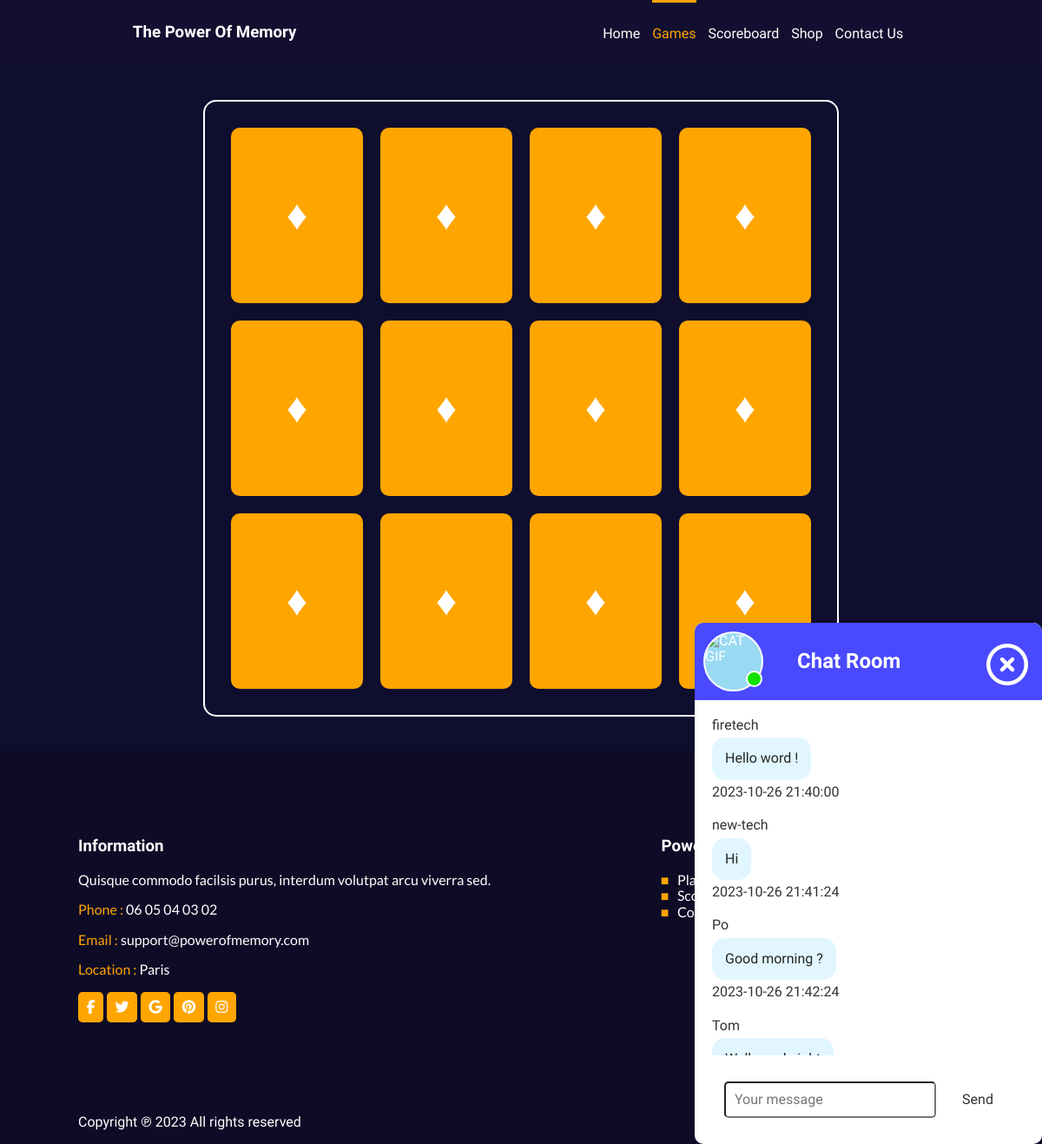
Page /games/memory/index.php on the committed database.
### tables this page shows
CREATE TABLE messages (
    id INT UNSIGNED NOT NULL PRIMARY KEY AUTO_INCREMENT,
    game_id INT UNSIGNED NOT NULL,
    player_id INT UNSIGNED NOT NULL,
    message TEXT NOT NULL,
    message_timestamp DATETIME DEFAULT CURRENT_TIMESTAMP
);

CREATE TABLE players (
    id INT UNSIGNED NOT NULL PRIMARY KEY AUTO_INCREMENT,
	pseudo VARCHAR(256) NOT NULL UNIQUE,
    email VARCHAR(256) NOT NULL UNIQUE,
    pwd VARCHAR(256) NOT NULL,
	profilePictureUrl VARCHAR(1024) NULL DEFAULT NULL,
    sign_up_timestamp DATETIME DEFAULT CURRENT_TIMESTAMP,
    latest_connection_timestamp DATETIME
);

### chat.php (the view, shortened to what this page needs)
<div class="game-chat">
        <div id="group-arrow">
            <div id="arrow-down_up">
                <a id="close">
                    <i class="fa-regular fa-circle-xmark"></i>
                </a>
            </div>
        </div>
        <div id="header-chat">
            <div>
                <div class="d-flex">
                    <div class="icon-chat">
                        <?php
                            $url = 'https://api.thecatapi.com/v1/images/search?mime_types=gif';
                            $data = file_get_contents($url);
                            $catData = json_decode($data, true);
                        ?>
                        <img src=<?= $catData[0]["url"] ?> alt="Cat GIF" alt="CAT GIF">
                    </div>
                    <div class="circle-green">
                    </div>
                    <h2 id="chat-title">Chat Room</h2>
                </div>
            </div>
        </div>
        <div id="chat-main">
            <div id="content-message">
                <?php
                    $pdoStatement = $pdo->prepare("
                        SELECT m.message, p.pseudo, m.message_timestamp,
                        CASE WHEN player_id = :MyId THEN TRUE ELSE FALSE END AS isSender
                        FROM messages AS m
                        LEFT JOIN players AS p ON m.player_id = p.id
                        LEFT JOIN games as g ON m.game_id = g.id;
                    ");
                    $pdoStatement->execute([
                        ":MyId" => $_SESSION["user"]["id"]
                    ]);
                    $messages = $pdoStatement->fetchAll();
                    foreach($messages as $m) {
                ?>
                        <div class="<?= $m->isSender == 1 ? 'chat-send-by-me' : 'chat-send-by-other' ?>">
                                <div class="chat-my_name"><?= $m->pseudo ?></div>
                                <div class="chat-message <?= $m->isSender == 1 ? 'chat-message-send-by-me' : 'chat-message-send-by-other' ?>">
                                    <?= $m->message ?>
                                </div>
                                <div class="DateChat">
                                    <?= $m->message_timestamp ?>
                                </div>
                        </div>
                <?php } ?>
            </div>
        </div>
        <form method="post" id="chat-footer">
            <input name="sendMessage" id="chat-input" type="text" placeholder="Your message">
            <button type="submit" id="chat-send-btn">Send</button>
        </form>
    </div>

### games/memory/index.php (shortened to what this page needs)
<?php
$page = "game";
?>
<!DOCTYPE html>
<html lang="fr">
<?php include('../../partials/head2game.php'); ?>
<body>
<?php include('../../partials/header.php'); ?>
    <main id="game">
        <table>
            <tbody>
                <?php for($i=0; $i < 3; $i++) {?>
                    <tr>
                        <td>♦</td>
                        <td>♦</td>
                        <td>♦</td>
                        <td>♦</td>
                    </tr>
                <?php } ?>
            </tbody>
        </table>
    </main>
    <?php include('../../partials/footer.php'); ?>
    <?php include('../../chat.php'); ?>
</body>
</html>

### partials/head2game.php (shortened to what this page needs)
<head>
    <link rel="stylesheet" href="assets/css/normalize.css">
    <link rel="stylesheet" href="../../assets/css/header.css">
    <link rel="stylesheet" href="../../assets/css/footer.css">
    <link rel="stylesheet" href="../../assets/css/main.css">
</head>

### partials/header.php
<header <?php if($page != "home"):?>class="alt-navbar"<?php endif; ?>>
    <nav>
        <a href="<?= PROJECT_FOLDER ?>index.php"><h3>The Power Of Memory</h3></a>
        <ul>
            <li><a <?php if($page == "home"):?>id="active"<?php endif; ?>href="<?= PROJECT_FOLDER ?>index.php">Home</a></li>
            <li><a <?php if($page == "game"):?>id="active"<?php endif; ?>href="<?= PROJECT_FOLDER ?>games/memory/index.php">Games</a></li>
            <li><a <?php if($page == "score"):?>id="active"<?php endif; ?>href="<?= PROJECT_FOLDER ?>games/memory/scores.php">Scoreboard</a></li>
            <li><a <?php if($page == "shop"):?>id="active"<?php endif; ?>href="<?= PROJECT_FOLDER ?>shop.php">Shop</a></li>
            <li><a <?php if($page == "contact"):?>id="active"<?php endif; ?>href="<?= PROJECT_FOLDER ?>contact.php">Contact Us</a></li>
        </ul>
    </nav>
</header>

### partials/footer.php (shortened to what this page needs)
<footer>
        <section>
            <div class="footer-info">
                <h3>Information</h3>
                <p class="lorem-text">
                    Quisque commodo facilsis purus,
                    interdum volutpat arcu viverra sed.
                </p>
                <p class="lorem-text">
                    <span class="Fspan">Phone :</span>
                    06 05 04 03 02
                </p>
                <p class="lorem-text">
                    <span class="Fspan">Email :</span>
                    support@powerofmemory.com
                </p>
                <p class="lorem-text">
                    <span class="Fspan">Location :</span>
                    Paris
                </p>
                <div>
                    <i class="iconf fa-brands fa-facebook-f"></i>
                    <i class="iconf fa-brands fa-twitter"></i>
                    <i class="iconf fa-brands fa-google"></i>
                    <i class="iconf fa-brands fa-pinterest"></i>
                    <i class="iconf fa-brands fa-instagram"></i>
                </div>
            </div>
            <div class="footer-info">
                <h3>Power Of Memory</h3>
                <ul class="lorem-text">
                    <li><a href="<?= PROJECT_FOLDER ?>games/memory/index.php"> Play !</a></li>
                    <li><a href="<?= PROJECT_FOLDER ?>games/memory/scores.php"> Scores</a></li>
                    <li><a href="<?= PROJECT_FOLDER ?>contact.php"> Contact us</a></li>
                </ul>
            </div>
        </section>
        <p id="copyright">Copyright &copysr; 2023 All rights reserved</p>
    </footer>

### assets/css/header.css (style rules this page uses)
header { position: relative; width: 100%; background-color: #13102f; }
nav { display: flex; align-items: center; justify-content: space-around; }
nav ul { margin: 0; width: 30%; display: flex; justify-content: space-around; }
nav ul li a { height: 9vh; color: white; display: flex; align-items: center; text-decoration: none; list-style: none; border-top: solid rgba(0,0,0,0); transition: 0.5s; }
nav ul li { list-style: none; }
#active { color: orange; border-top: solid orange; }

### assets/css/footer.css (style rules this page uses)
footer { background-color: #0e0b26; display: flex; align-items: center; flex-direction: column; justify-content: space-around; padding-top: 30px; }
footer section { width: 85vw; margin: auto; display: flex; justify-content: space-between; margin-bottom: 40px; }
footer li { list-style: none; }
footer li::before { width: 1em; margin-left: -1em; display: inline-block; content: "\25A0"; color: orange; font-weight: bold; }
footer a { color: white; text-decoration: none; }
footer ul { padding-left: 10%; }
.footer-info { margin: 50px 0px; }
.Fspan { color: orange; }
.iconf { padding: 2%; border-radius: 5px; background-color: orange; }
#copyright { width: 85vw; }

### assets/css/main.css (style rules this page uses)
:root { --container-width: 85vw; }
.d-flex { display: flex !important; }
body { box-sizing: border-box; color: white; background-color: #0f0e2e; font-family: 'Kanit', sans-serif; margin: 0!important; }
a { color: white; text-decoration: none !important; }
header { position: absolute; background-color: transparent; }
header.alt-navbar { position: relative; background-color: #130f30; }
img { transition: 0.8s; border-radius: 5px; }
.lorem-text { font-family: 'Lato', sans-serif; }
@media (min-width: 768px) { main#game table tbody tr td { width: 150px; height: 200px; } }
@media (min-width: 768px) { main#game table tbody { padding: 20px; margin: 40px; } }
main#game table tbody tr td { transition: 0.8s; border-radius: 10px; margin: 10px; font-size: 3rem; background: orange; display: flex; align-items: center; justify-content: center; }
main#game table tbody tr { display: flex; }
main#game table tbody { display: flex; flex-direction: column; border: 2px solid; border-radius: 15px; }
main#game table { display: flex; justify-content: center; }
.game-chat { transform: translate(0,0); bottom: 0; right: 0; width: 400px; height: 600px; position: fixed; color: white; background-color: #fff; border-radius: 10px; display: flex; flex-direction: column; justify-content: space-between; }
#header-chat { padding: 10px; border-top-left-radius: 10px; border-top-right-radius: 10px; background-color: #4949ff; display: flex; align-items: center; justify-content: space-between; }
#header-chat div { display: flex; align-items: center; }
.icon-chat { border-radius: 50%; border: solid #fff 2px; background-color: #99daf2; }
.icon-chat img { border-radius: 50% !important; }
.icon-chat, .icon-chat img { width: 65px; height: 65px; }
#chat-title { padding: 0px 20px; }
.circle-green { width: 15px; height: 15px; border: solid #fff 2px; background-color: #0fe200; border-radius: 50%; position: relative; left: -20px; bottom: -20px; }
#group-arrow { position: fixed; z-index: 2; top: 5%; right: 5%; }
#arrow-down_up { font-size: 3rem; border-radius: 50%; text-align: center; width: 40px; height: 40px; display: flex; justify-content: center; align-items: center; }
#chat-footer { color: #333; margin: 30px; display: flex; flex-direction: row; align-items: center; justify-content: space-around; }
#chat-input { padding: 10px; border-radius: 5px; }
#chat-main { width: 380px; position: relative; right: -20px; overflow-y: scroll; color: #333; }
#content-message { margin-right: 30px; }
#chat-send-btn { width: 80px; border-radius: 20px; background-color: white; border: white; color: #313131; }
.chat-message { padding: 15px; border-radius: 15px; margin: 5px 0px; }
.chat-message-send-by-other { background-color: #e1f6ff; color: #252525; }
.chat-send-by-other { display: flex; flex-direction: column; align-items: flex-start; justify-content: flex-start; margin: 20px 0px; }

### rows in the picture
messages: player.pseudo "firetech", message "Hello word !", message_timestamp "2023-10-26 21:40:00"
messages: player.pseudo "new-tech", message "Hi", message_timestamp "2023-10-26 21:41:24"
messages: player.pseudo "Po", message "Good morning ?", message_timestamp "2023-10-26 21:42:24"
messages: player.pseudo "Tom"
